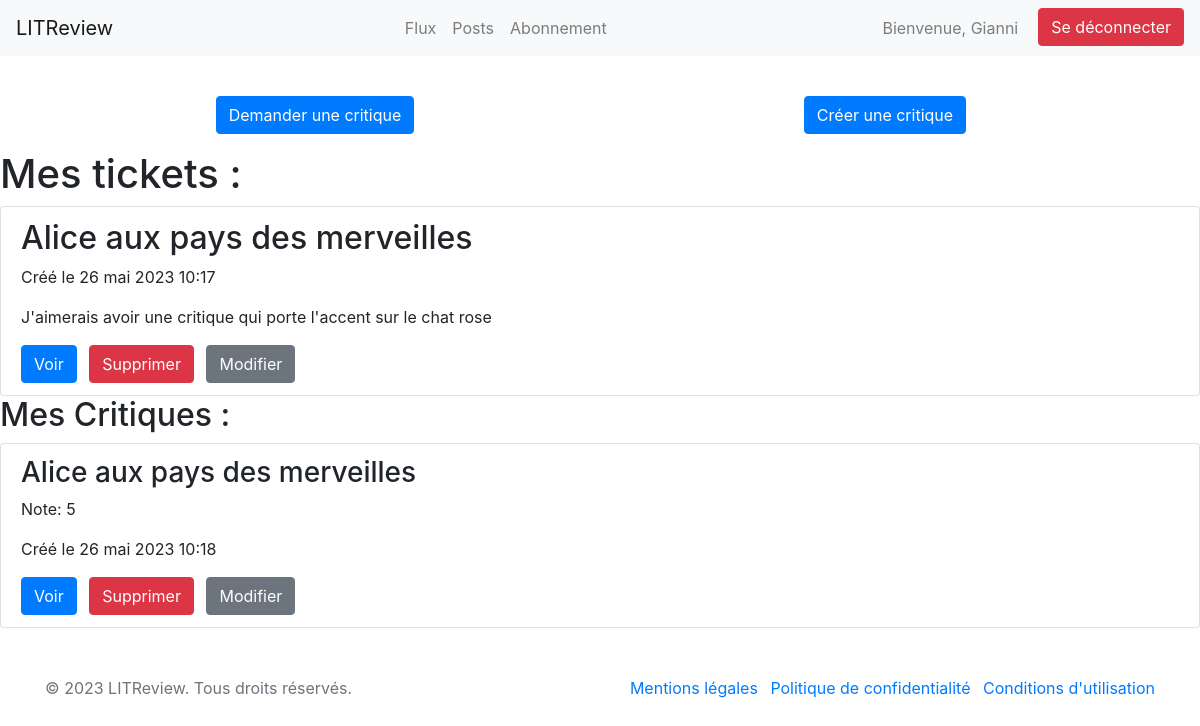
Before: /review/posts/ (signed in) with the older database file.
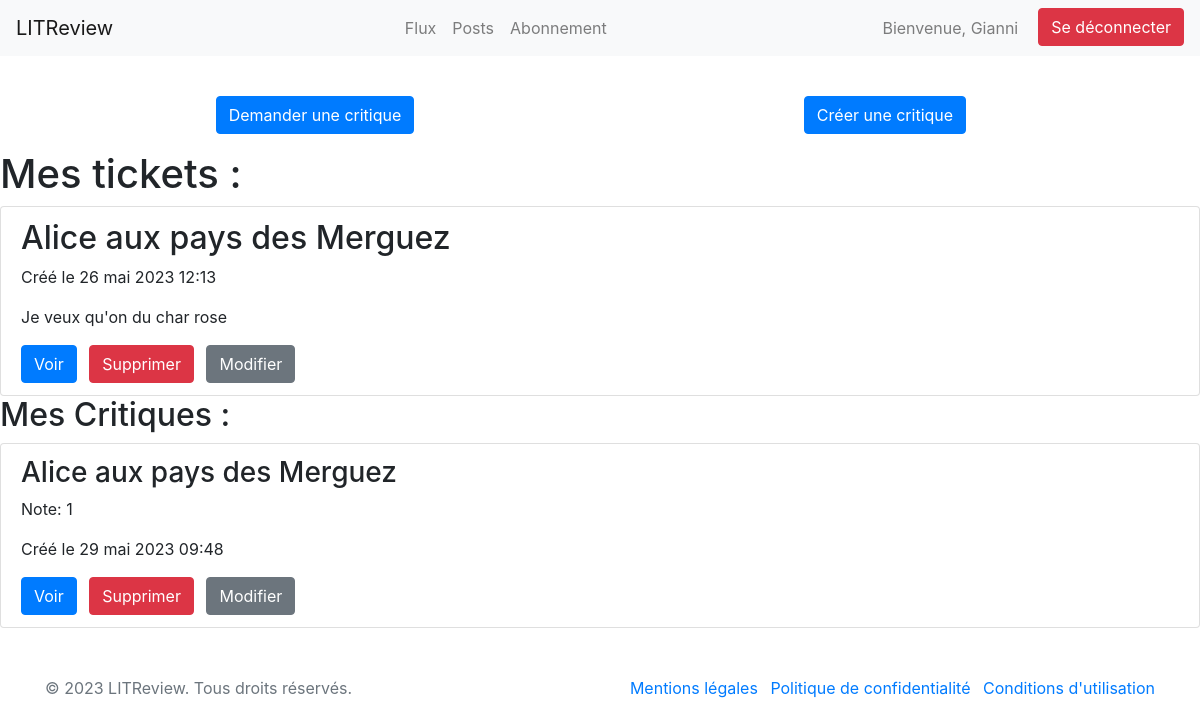
After: the same page with the newer database file.
### review/models.py (models this page shows, shortened)
class Ticket(models.Model):
    title = models.CharField(max_length=128)
    description = models.TextField(max_length=2048, blank=True)
    user = models.ForeignKey(
        settings.AUTH_USER_MODEL, on_delete=models.CASCADE, related_name="tickets"
    )
    image = models.ImageField(null=True, blank=True)
    time_created = models.DateTimeField(auto_now_add=True)

class Review(models.Model):
    ticket = models.ForeignKey(Ticket, on_delete=models.CASCADE, related_name="reviews")
    rating = models.PositiveSmallIntegerField(
        validators=[MinValueValidator(0), MaxValueValidator(5)]
    )
    headline = models.CharField(max_length=128)
    body = models.TextField(max_length=8192, blank=True)
    user = models.ForeignKey(
        settings.AUTH_USER_MODEL, on_delete=models.CASCADE, related_name="reviews"
    )
    time_created = models.DateTimeField(auto_now_add=True)

### review/views.py (the view)
# urls.py: path("posts/", tickets, name="tickets"),
@login_required
def tickets(request):
    user = request.user
    user_tickets = Ticket.objects.filter(user=user).order_by("-time_created")
    user_reviews = Review.objects.filter(user=user).order_by("-time_created")
    context = {
        "tickets": user_tickets,
        "reviews": user_reviews,
    }
    return render(request, "review/tickets.html", context)

### review/templates/review/tickets.html (shortened to what this page needs)
{% extends 'base.html' %}
{% load static %}
{% block extra_head %}
<link rel="stylesheet" href="{% static 'review/css/tickets.css' %}">
{% endblock %}
{% block content %}
<div class="container">
    <div class="row justify-content-center">
        <div class="col-md-6 text-center">
            <a class="btn btn-primary mb-3" href="/review/create_ticket">Demander une critique</a>
        </div>
        <div class="col-md-6 text-center">
            <a class="btn btn-primary mb-3" href="/review/create_ticket_review">Créer une critique</a>
        </div>
    </div>
</div>
{% if tickets %}
<h1>Mes tickets :</h1>
<ul class="list-group">
    {% for ticket in tickets %}
    <li class="list-group-item ticket-item">
        <div class="ticket-header">
            <h2 class="ticket-title">{{ ticket.title }}</h2>
            <p class="ticket-date">Créé le {{ ticket.time_created }}</p>
        </div>
        <p class="ticket-description">{{ ticket.description }}</p>
        <div class="ticket-actions">
            <a class="btn btn-primary mr-2" href="{% url 'ticket_detail' ticket.id %}">Voir</a>
            <a class="btn btn-danger mr-2" href="{% url 'delete_ticket' ticket.id %}">Supprimer</a>
            <a class="btn btn-secondary" href="{% url 'update_ticket' ticket.id %}">Modifier</a>
        </div>
    </li>
    {% endfor %}
</ul>
{% else %}
<p class="no-tickets">Pas de tickets.</p>
{% endif %}
{% if reviews %}
<h2>Mes Critiques :</h2>
<ul class="list-group">
    {% for review in reviews %}
    <li class="list-group-item ticket-item">
        <div class="review-header">
            <h3 class="review-title">{{ review.ticket.title }}</h3>
            <p class="review-description">Note: {{ review.rating }}</p>
            <p class="review-date">Créé le {{ review.time_created }}</p>
        </div>
        <div class="review-actions">
            <a class="btn btn-primary mr-2" href="{% url 'review_detail' review.id %}">Voir</a>
            <a class="btn btn-danger mr-2" href="{% url 'delete_review' review.id %}">Supprimer</a>
            <a class="btn btn-secondary" href="{% url 'update_review' review.id %}">Modifier</a>
        </div>
    </li>
    {% endfor %}
</ul>
{% else %}
<p class="no-tickets">Pas de critiques.</p>
{% endif %}
{% endblock %}

Changed rows visible on the page:
removed Ticket: title "Alice aux pays des merveilles", time_created "26 mai 2023 10:17", description "J'aimerais avoir une critique qui porte l'accent sur le chat rose"
removed Review: ticket "Alice aux pays des merveilles", rating "5", time_created "26 mai 2023 10:18"
added Ticket: title "Alice aux pays des Merguez", time_created "26 mai 2023 12:13", description "Je veux qu'on du char rose"
added Review: ticket "Alice aux pays des Merguez", rating "1", time_created "29 mai 2023 09:48"
